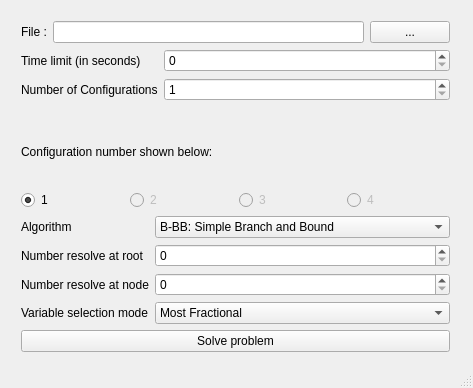
<?xml version="1.0" encoding="UTF-8"?>
<ui version="4.0">
 <class>MainWindow</class>
 <widget class="QMainWindow" name="MainWindow">
  <property name="geometry">
   <rect>
    <x>0</x>
    <y>0</y>
    <width>473</width>
    <height>388</height>
   </rect>
  </property>
  <property name="windowTitle">
   <string>Nonlinear Knapsack problem solver</string>
  </property>
  <widget class="QWidget" name="centralWidget">
   <widget class="QWidget" name="verticalLayoutWidget">
    <property name="geometry">
     <rect>
      <x>10</x>
      <y>10</y>
      <width>451</width>
      <height>353</height>
     </rect>
    </property>
    <layout class="QVBoxLayout" name="verticalLayout">
     <item>
      <layout class="QHBoxLayout" name="fileLayout">
       <item>
        <widget class="QLabel" name="fileLabel">
         <property name="text">
          <string>File :</string>
         </property>
        </widget>
       </item>
       <item>
        <widget class="QLineEdit" name="fileField"/>
       </item>
       <item>
        <widget class="QPushButton" name="fileButton">
         <property name="text">
          <string>...</string>
         </property>
        </widget>
       </item>
      </layout>
     </item>
     <item>
      <layout class="QFormLayout" name="generalOptionsLayout">
       <property name="fieldGrowthPolicy">
        <enum>QFormLayout::AllNonFixedFieldsGrow</enum>
       </property>
       <item row="0" column="0">
        <widget class="QLabel" name="timeLimitLabel">
         <property name="text">
          <string>Time limit (in seconds)</string>
         </property>
        </widget>
       </item>
       <item row="0" column="1">
        <widget class="QSpinBox" name="timeLimitField">
         <property name="maximum">
          <number>1800</number>
         </property>
        </widget>
       </item>
       <item row="1" column="0">
        <widget class="QLabel" name="configurationNumberLabel">
         <property name="enabled">
          <bool>true</bool>
         </property>
         <property name="text">
          <string>Number of Configurations</string>
         </property>
        </widget>
       </item>
       <item row="1" column="1">
        <widget class="QSpinBox" name="configurationNumberField">
         <property name="minimum">
          <number>1</number>
         </property>
         <property name="maximum">
          <number>4</number>
         </property>
        </widget>
       </item>
      </layout>
     </item>
     <item>
      <widget class="QLabel" name="configurationChooserLabel">
       <property name="text">
        <string>Configuration number shown below:</string>
       </property>
      </widget>
     </item>
     <item>
      <layout class="QHBoxLayout" name="configurationChoosetLayout">
       <item>
        <widget class="QRadioButton" name="config1Button">
         <property name="text">
          <string>1</string>
         </property>
         <property name="checked">
          <bool>true</bool>
         </property>
        </widget>
       </item>
       <item>
        <widget class="QRadioButton" name="config2Button">
         <property name="enabled">
          <bool>false</bool>
         </property>
         <property name="text">
          <string>2</string>
         </property>
         <property name="checkable">
          <bool>true</bool>
         </property>
        </widget>
       </item>
       <item>
        <widget class="QRadioButton" name="config3Button">
         <property name="enabled">
          <bool>false</bool>
         </property>
         <property name="text">
          <string>3</string>
         </property>
        </widget>
       </item>
       <item>
        <widget class="QRadioButton" name="config4Button">
         <property name="enabled">
          <bool>false</bool>
         </property>
         <property name="text">
          <string>4</string>
         </property>
        </widget>
       </item>
      </layout>
     </item>
     <item>
      <layout class="QFormLayout" name="formLayout">
       <property name="fieldGrowthPolicy">
        <enum>QFormLayout::AllNonFixedFieldsGrow</enum>
       </property>
       <item row="1" column="0">
        <widget class="QLabel" name="algorithmLabel">
         <property name="text">
          <string>Algorithm</string>
         </property>
        </widget>
       </item>
       <item row="1" column="1">
        <widget class="QComboBox" name="algorithmField">
         <item>
          <property name="text">
           <string>B-BB: Simple Branch and Bound</string>
          </property>
         </item>
         <item>
          <property name="text">
           <string>B-OA: OA Decomposition</string>
          </property>
         </item>
         <item>
          <property name="text">
           <string>B-QG: Quesada and Grossmann</string>
          </property>
         </item>
         <item>
          <property name="text">
           <string>B-Hyb: Hybrid</string>
          </property>
         </item>
        </widget>
       </item>
       <item row="2" column="0">
        <widget class="QLabel" name="rootNumberLabel">
         <property name="text">
          <string>Number resolve at root</string>
         </property>
        </widget>
       </item>
       <item row="2" column="1">
        <widget class="QSpinBox" name="rootNumberField">
         <property name="maximum">
          <number>999999999</number>
         </property>
        </widget>
       </item>
       <item row="3" column="0">
        <widget class="QLabel" name="nodeNumberLabel">
         <property name="text">
          <string>Number resolve at node</string>
         </property>
        </widget>
       </item>
       <item row="3" column="1">
        <widget class="QSpinBox" name="nodeNumberField">
         <property name="maximum">
          <number>999999999</number>
         </property>
        </widget>
       </item>
       <item row="4" column="0">
        <widget class="QLabel" name="variableSelectionLabel">
         <property name="text">
          <string>Variable selection mode</string>
         </property>
        </widget>
       </item>
       <item row="4" column="1">
        <widget class="QComboBox" name="variableSelectionField">
         <item>
          <property name="text">
           <string>Most Fractional</string>
          </property>
         </item>
         <item>
          <property name="text">
           <string>Strong Branching</string>
          </property>
         </item>
         <item>
          <property name="text">
           <string>Reliability Branching</string>
          </property>
         </item>
         <item>
          <property name="text">
           <string>QP Strong Branching</string>
          </property>
         </item>
         <item>
          <property name="text">
           <string>LP Strong Branching</string>
          </property>
         </item>
         <item>
          <property name="text">
           <string>NLP Strong Branching</string>
          </property>
         </item>
         <item>
          <property name="text">
           <string>Osi simple</string>
          </property>
         </item>
         <item>
          <property name="text">
           <string>Osi strong</string>
          </property>
         </item>
         <item>
          <property name="text">
           <string>Random</string>
          </property>
         </item>
        </widget>
       </item>
      </layout>
     </item>
     <item>
      <widget class="QPushButton" name="solveButton">
       <property name="text">
        <string>Solve problem</string>
       </property>
      </widget>
     </item>
    </layout>
   </widget>
  </widget>
  <widget class="QStatusBar" name="statusBar"/>
 </widget>
 <layoutdefault spacing="6" margin="11"/>
 <resources/>
 <connections/>
</ui>
